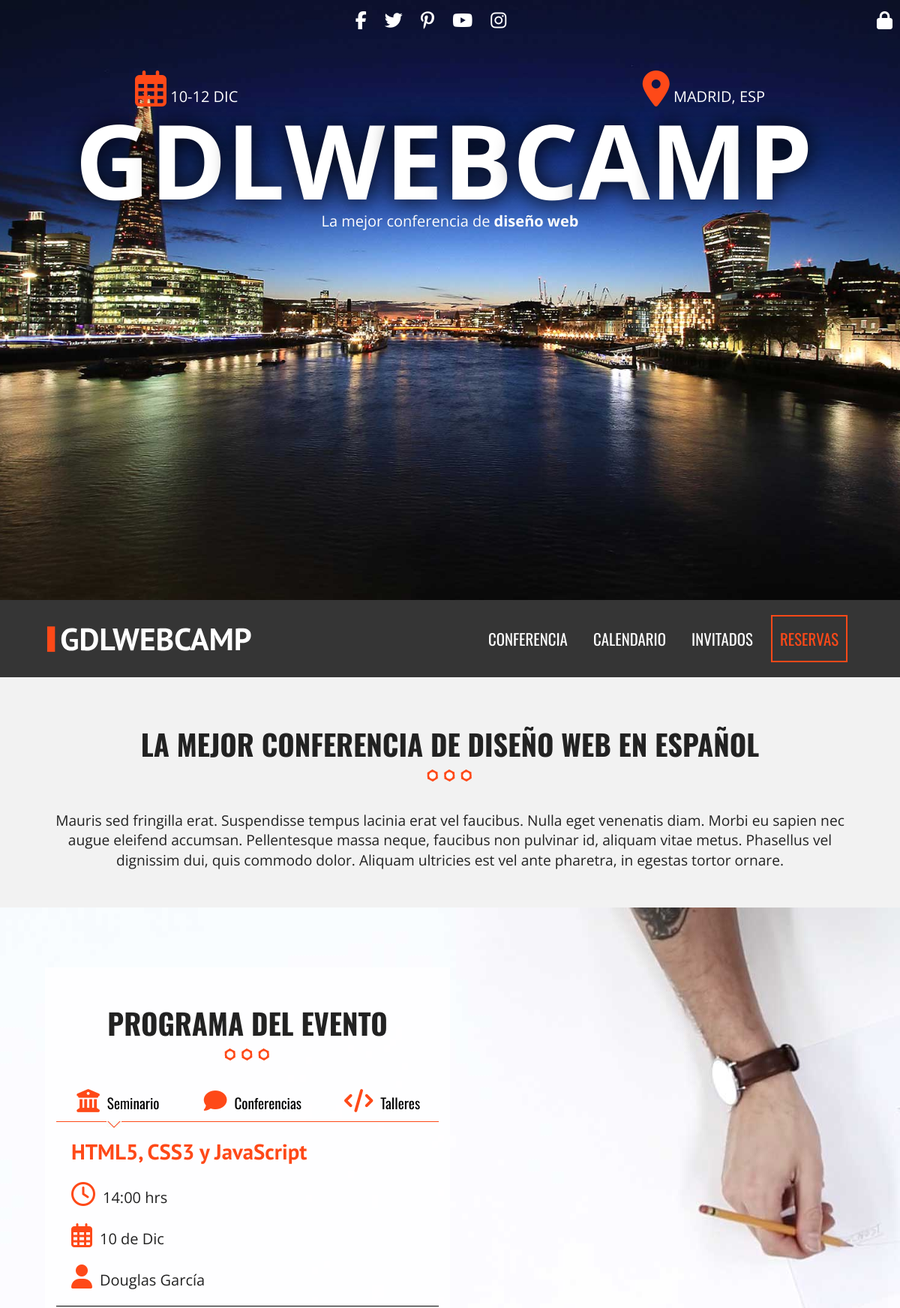
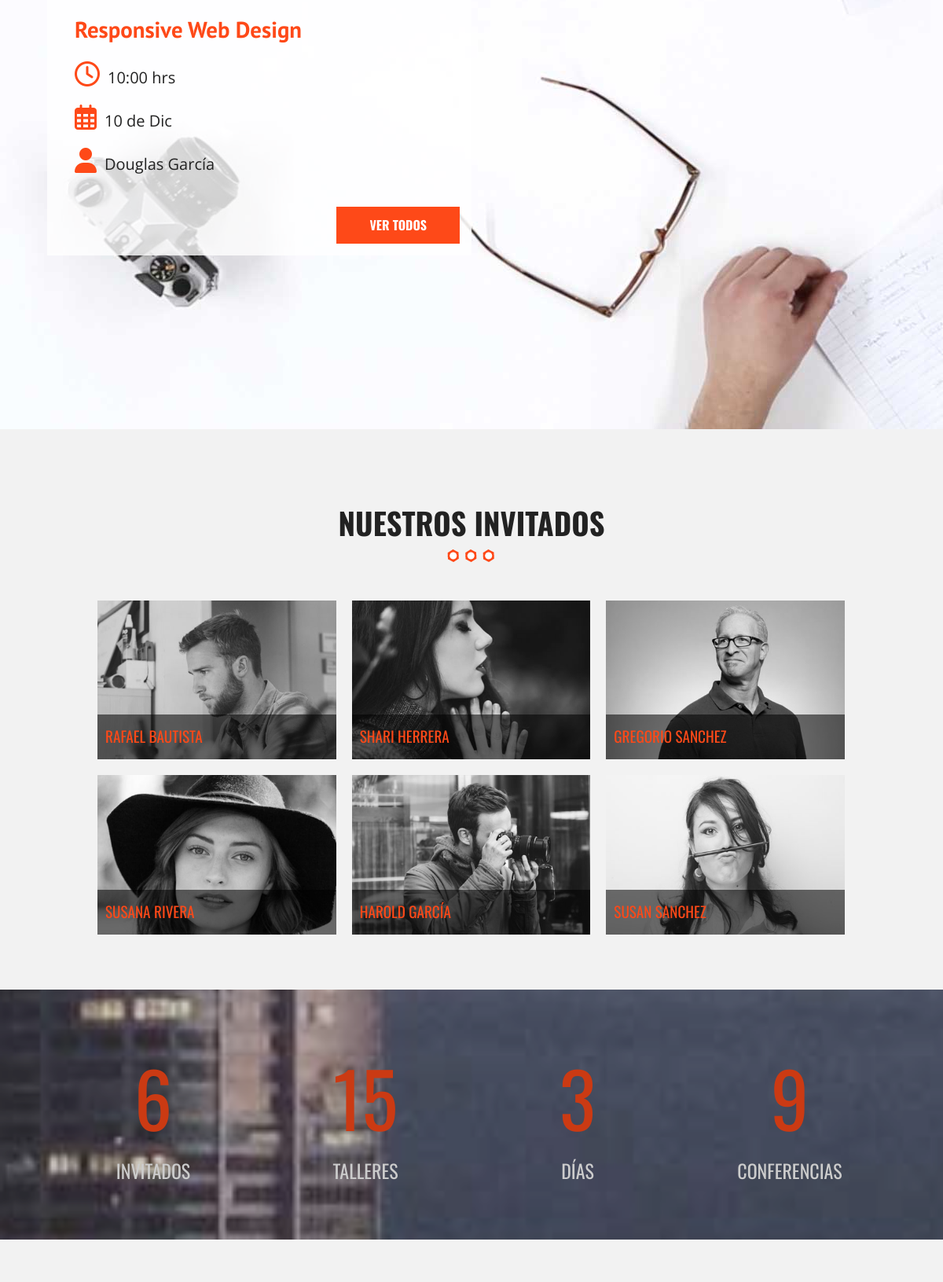
The page / (upper part) on the database its author committed (2 pictures, top to bottom).
### tables this page shows
CREATE TABLE `categoria_evento` (
  `id_categoria` tinyint(10) NOT NULL,
  `cat_evento` varchar(50) NOT NULL,
  `icono` varchar(15) NOT NULL,
  `editado` datetime DEFAULT NULL
);

CREATE TABLE `invitados` (
  `invitado_id` tinyint(10) NOT NULL,
  `nombre_invitado` varchar(30) NOT NULL,
  `apellido_invitado` varchar(30) NOT NULL,
  `descripcion` text NOT NULL,
  `url_imagen` varchar(50) NOT NULL,
  `editado` datetime DEFAULT NULL
);

### includes/templates/invitados.php (the view, shortened to what this page needs)
<section class="seccion contenedor">
    <?php
        try {
        require_once('includes/funciones/bd_conexion.php');
        $sql = " SELECT * FROM `invitados` ";
        $resultado = $conn->query($sql);
      } catch (\Exception $e) {
        echo $e->getMessage();
      }
     ?>
       <section class="invitados contenedor seccion">
           <h2>Nuestros Invitados</h2>
           <ul class="lista-invitados clearfix">
       <?php
         while( $invitados = $resultado->fetch_assoc() ) { ?>
                   <li>
                       <div class="invitado">
                         <a class="invitado-info" href="#invitado<?php echo $invitados['invitado_id']; ?>">
                           <img src="img/invitados/<?php echo $invitados['url_imagen']; ?>" alt="Imagen Invitado">
                           <p><?php echo $invitados['nombre_invitado'] . " " . $invitados['apellido_invitado']; ?></p>
                         </a>
                       </div>
                   </li>
    <?php } ?>
      </ul>
  </section>
</section>

### index.php (shortened to what this page needs)
<?php include_once 'includes/templates/header.php' ?>
    <section class="seccion contenedor">
        <h2>La mejor Conferencia de Diseño Web en español</h2>
        <p>Mauris sed fringilla erat. Suspendisse tempus lacinia erat vel faucibus. Nulla eget venenatis diam. Morbi eu sapien nec augue eleifend accumsan. Pellentesque massa neque, faucibus non pulvinar id, aliquam vitae metus. Phasellus vel dignissim dui,
            quis commodo dolor. Aliquam ultricies est vel ante pharetra, in egestas tortor ornare.</p>
    </section>
    <section class="programa">
        <div class="contenedor-video">
            <video autoplay loop poster="img/bg-talleres.jpg">
          <source src="video/video.mp4" type="video/mp4">
          <source src="video/video.webm" type="video/webm">
          <source src="video/video.ogv" type="video/ogv">
        </video>
        </div>
        <div class="contenido-programa">
            <div class="contenedor">
                <div class="programa-evento">
                    <h2>Programa del Evento</h2>
					        <?php
								try {
								require_once('includes/funciones/bd_conexion.php');
								$sql = " SELECT * FROM `categoria_evento`";
								$resultado = $conn->query($sql);
							  } catch (\Exception $e) {
								echo $e->getMessage();
							  }
							 ?>
                    <nav class="menu-programa">
						<?php while($cat = $resultado->fetch_array(MYSQLI_ASSOC)) { ?>
                        <a href="#<?php echo strtolower($cat['cat_evento'])?>"><i class="fas <?php echo $cat['icono']?>"></i><?php echo $cat['cat_evento']?></a>
						<?php } ?>
                    </nav>
                    <div id="talleres" class="info-curso ocultar clearfix">
                        <div class="detalle-evento">
                            <h3>HTML5, CSS3 y JavaScript</h3>
                            <p><i class="far fa-clock"></i>14:00 hrs</p>
                            <p><i class="far fa-calendar-alt"></i>10 de Dic</p>
                            <p><i class="fas fa-user"></i>Douglas García</p>
                        </div>
                        <div class="detalle-evento">
                            <h3>Responsive Web Design</h3>
                            <p><i class="far fa-clock"></i>10:00 hrs</p>
                            <p><i class="far fa-calendar-alt"></i>10 de Dic</p>
                            <p><i class="fas fa-user"></i>Douglas García</p>
                        </div>
                        <a href="calendario.php" class="button float-right">Ver Todos</a>
                    </div>
                </div>
            </div>
    </section>
    <?php include_once 'includes/templates/invitados.php' ?>
    <div class="contador parallax">
        <div class="contenedor">
            <ul class="resumen-evento clearfix">
                <li>
                    <p class="numero"></p>Invitados</li>
                <li>
                    <p class="numero"></p>Talleres</li>
                <li>
                    <p class="numero"></p>Días</li>
                <li>
                    <p class="numero"></p>Conferencias</li>
            </ul>
        </div>
    </div>
    <section class="seccion">
    </section>
    <?php include_once 'includes/templates/footer.php' ?>

### css/main.css (style rules this page uses)
html { color: #222; font-size: 1em; line-height: 1.4; }
audio, canvas, iframe, img, svg, video { vertical-align: middle; }
html { box-sizing: border-box; }
*, *:before, *:after { box-sizing: inherit; }
body { background-color: #f2f2f2; font-family: 'Open Sans', sans-serif; }
.contenedor { width: 95%; margin: 0 auto; }
.seccion { padding: 30px 0; }
.seccion p { font-size: 1.2em; text-align: center; }
@media only screen and (min-width:480px) { .contenedor { width: 95%; } }
@media only screen and (min-width:768px) { .contenedor { width: 90%; } }
@media only screen and (min-width:992px) { .contenedor { width: 90%; max-width: 1100px; } }
h2 { font-family: 'Oswald', sans-serif; font-size: 2.4em; text-transform: uppercase; text-align: center; }
h2::after { content: ''; margin: 0 auto; background-image: url(../img/separador.png); height: 30px; width: 100px; display: block; }
h3 { font-size: 1.8em; color: #fe4918; font-family: 'PT Sans', sans-serif; margin: 0; }
ul { list-style: none; margin: 0; padding: 0; }
.button { background-color: #fe4918; padding: 10px 40px; color: #ffffff; text-transform: uppercase; font-weight: bold; font-family: 'Oswald', sans-serif; text-decoration: none; font-size: 1em; margin-top: 20px; display: inline-block; border: 2px solid #fe4918; }
.float-right { float: right; }
.ocultar { display: none; }
.programa { position: relative; }
.contenedor-video { max-width: 100%; overflow-x: hidden; }
.contenido-programa { position: absolute; top: 0; left: 0; height: 100%; width: 100%; }
.programa-evento { background-color: rgba(255, 255, 255, 0.8); padding: 15px; margin-top: 80px; }
@media only screen and (min-width:768px) { .programa-evento { width: 70%; } }
@media only screen and (min-width:992px) { .programa-evento { width: 50%; } }
.menu-programa { width: 100%; }
@media only screen and (min-width:768px) { .menu-programa { display: table; } }
.menu-programa a { text-decoration: none; display: block; text-align: center; color: #000000; font-family: 'Oswald', sans-serif; margin-bottom: 10px; font-size: 1.2em; position: relative; padding-bottom: 10px; border-bottom: 1px solid #fe4918; }
.activo::after { position: absolute; content: ''; left: 0; right: 0; margin-left: auto; margin-right: auto; height: 20px; width: 30px; background-image: url(../img/talleres-flecha.jpg); background-repeat: no-repeat; bottom: -20px; }
@media only screen and (min-width:768px) { .menu-programa a { display: table-cell; } }
.detalle-evento i, .menu-programa a i { color: #fe4918; font-size: 1.6em; margin-right: 10px; }
.detalle-evento { margin-top: 20px; border-bottom: 1px solid black; padding: 0px 20px; }
.detalle-evento:nth-child(2) { border: none; }
.detalle-evento p { margin-bottom: 20px; font-size: 20px; }
.lista-invitados li { padding: 10px; float: left; }
.invitado { position: relative; overflow: hidden; }
.invitado img { max-width: 100%; filter: grayscale(1); transition: all .5s ease-in-out; }
.invitado p { position: absolute; bottom: 0; left: 0; padding: 15px 10px; margin: 0; background-color: rgba(0, 0, 0, 0.55); width: 100%; text-align: left; font-family: 'Oswald', sans-serif; color: #fe4918; text-transform: uppercase; transition: all .5s ease-in-out; }
@media only screen and (min-width:480px) { .lista-invitados li { width: 50%; } }
@media only screen and (min-width:768px) { .lista-invitados li { width: 33.3%; } }
div.parallax { width: 100%; height: 100%; position: absolute; top: 0; left: 0; background-repeat: no-repeat; background-size: cover; background-position: center center; background-attachment: fixed; filter: brightness(.8); }
div.contador { position: relative; height: auto; }
div.contador { background-image: url(../img/bg-resumen.jpg); content: ''; }
ul.resumen-evento li { width: 50%; float: left; text-align: center; color: #ffffff; text-transform: uppercase; font-family: 'Oswald', sans-serif; font-size: 24px; padding: 70px 0; }
@media only screen and (min-width:768px) { ul.resumen-evento li { width: 25%; } }
p.numero { font-family: 'Oswald', sans-serif; color: #fe4918; font-size: 4em; display: block; margin: 0 0 10px 0; }
.clearfix:before, .clearfix:after { content: " "; display: table; }
.clearfix:after { clear: both; }

### rows shown on the page
categoria_evento: cat_evento "Seminario"
categoria_evento: cat_evento "Conferencias"
categoria_evento: cat_evento "Talleres"
invitados: url_imagen (picture), nombre_invitado "RAFAEL", apellido_invitado "BAUTISTA"
invitados: url_imagen (picture), nombre_invitado "SHARI", apellido_invitado "HERRERA"
invitados: url_imagen (picture), nombre_invitado "GREGORIO", apellido_invitado "SANCHEZ"
invitados: url_imagen (picture), nombre_invitado "SUSANA", apellido_invitado "RIVERA"
invitados: url_imagen (picture), nombre_invitado "HAROLD", apellido_invitado "GARCÍA"
invitados: url_imagen (picture), nombre_invitado "SUSAN", apellido_invitado "SANCHEZ"
